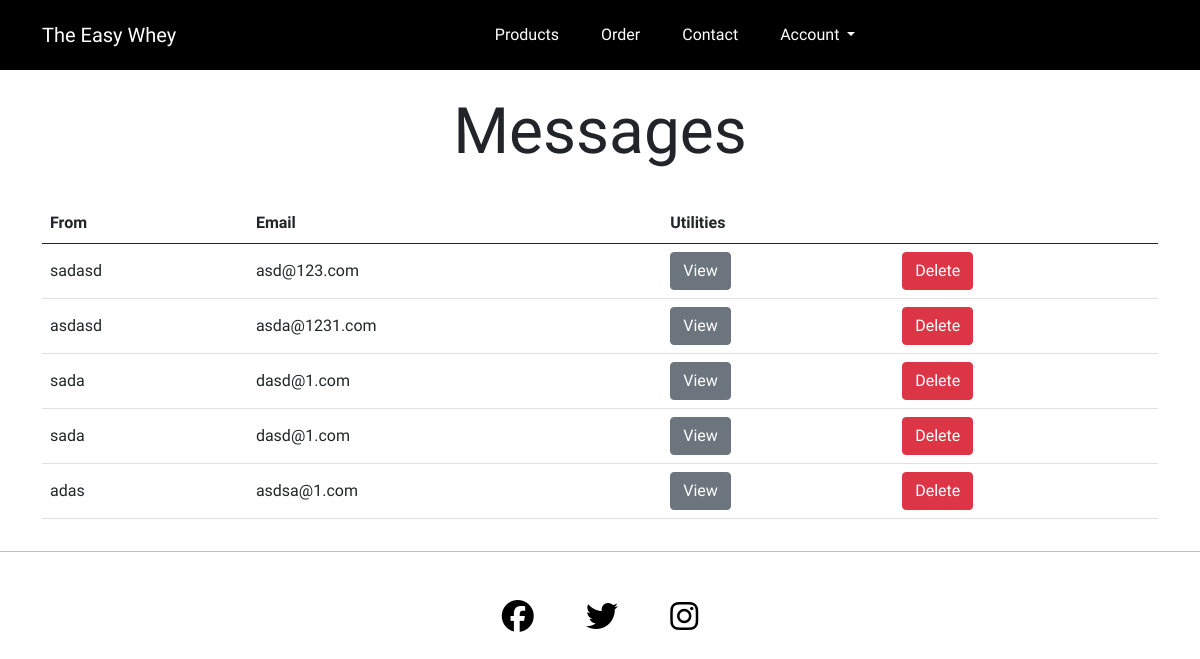
Before: /contact/admin/ (signed in) with the older database file.
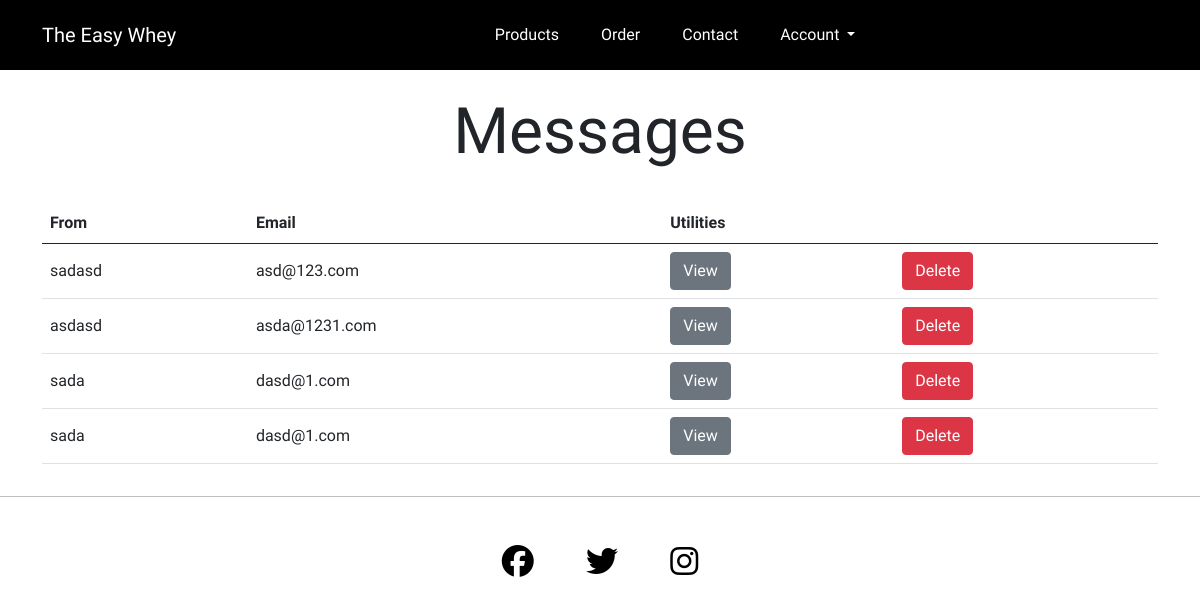
After: the same page with the newer database file.
### contact/models.py (models this page shows, shortened)
class Contact(models.Model):
    class Meta:
        verbose_name_plural = "Contact"
    name = models.CharField(max_length=50, null=False, blank=False)
    email = models.EmailField(max_length=100, null=False, blank=False)
    phone_number = models.CharField(validators=[phone_regex], max_length=11,
                                    null=True, blank=True)
    message = models.CharField(max_length=500, null=False, blank=False)

### contact/views.py (the view)
# urls.py: path('contact/admin/', views.message_management,
@login_required
@staff_member_required
def message_management(request):
    all_messages = Contact.objects.all()
    context = {"all_messages": all_messages}
    return render(request, "contact/all_messages.html", context)

### templates/contact/all_messages.html (shortened to what this page needs)
{% extends 'base.html' %}
{% load static %}
{% block header %}
<div class="container-fluid">
    <div class="row my-4">
        <div class="col text-center">
            <h2 class="display-3 title-font">Messages</h2>
        </div>
    </div>
</div>
{% endblock %}
{% block content %}
<div class="container">
    <div class="row">
        <div class="col justify-content-center text-font">
            <div>
                {% if all_messages %}
                <table class="table table-hover align-middle">
                    <thead>
                        <tr>
                            <th scope="col">From</th>
                            <th scope="col">Email</th>
                            <th colspan="2" scope="col">Utilities</th>
                        </tr>
                    </thead>
                    <tbody>
                        {% for message in all_messages %}
                        <tr>
                            <td class="text-break">{{ message.name }}</td>
                            <td class="text-break">{{ message.email }}</td>
                            <td><a class="btn btn-secondary" href="/contact/admin/{{ message.id }}">View</a>
                            </td>
                            <td><button type="button" class="btn btn-danger" data-bs-toggle="modal"
                                    data-bs-target="#staticBackdrop{{ forloop.counter }}">
                                    Delete
                                </button>
                            </td>
                        </tr>
                        {% endfor %}
                    </tbody>
                </table>
                {% else %}
                <h1>There are no messages!</h1>
                {% endif %}
            </div>
        </div>
    </div>
</div>
{% endblock %}

Changed rows visible on the page:
removed Contact: name "adas", email "asdsa@1.com"
